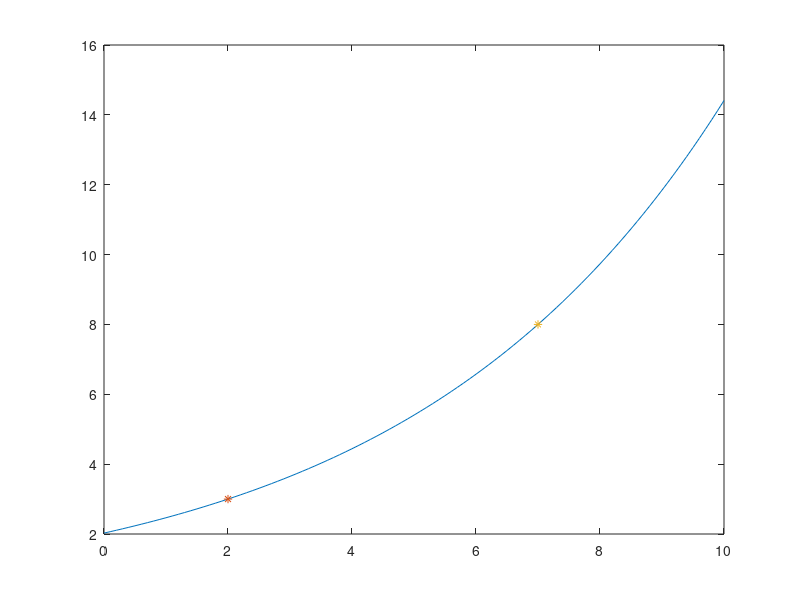

The MATLAB source for this figure:
c=7.23;
cb=1/log(c);     % cambio base
p0=[2 3 ];
p1=[7 8];
x=[0:0.1:10];
a=(cb*log(p0(2))-cb*log(p1(2)))/(p0(1)-p1(1));
b=(cb*log(p0(2))-a*p0(1));
y=c.^(a*x+b);
plot(x,y,p0(1),p0(2),"*",p1(1),p1(2),"*")
